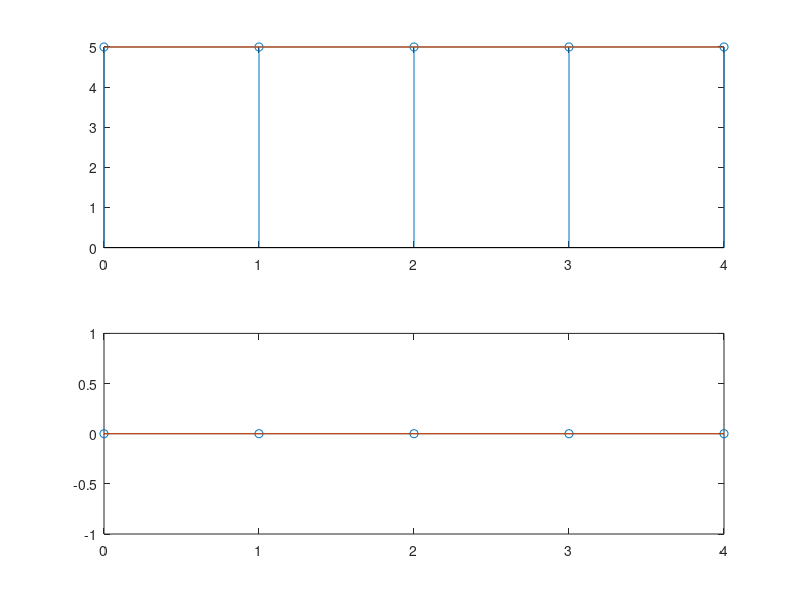

Recreate this plot in MATLAB.
clc;
clear all;
close all;
x=input("enter sequence:");
N=input("enter the n point:");
l=length(x);
x=[x zeros(1,N-l)];
X=zeros(N,1);
for k=0:N-1
    for n=0:N-1
        X(k+1)=X(k+1)+x(n+1)*exp(-1j*2*pi*n*k/N);
    end
end
disp('X');
disp(X);
disp('round(X)');
disp(round(X));
%verification
disp('fft');
disp(fft(x));

%plotting
k=0:N-1;
magX=abs(X);
phaseX=angle(X);
subplot(2,1,1);
stem(k,magX);
hold on;
plot(k,magX);
subplot(2,1,2);
stem(k,phaseX);
hold on;
plot(k,phaseX);


